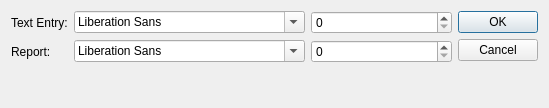
<?xml version="1.0" encoding="UTF-8"?>
<ui version="4.0">
 <class>prefs</class>
 <widget class="QDialog" name="prefs">
  <property name="geometry">
   <rect>
    <x>0</x>
    <y>0</y>
    <width>549</width>
    <height>108</height>
   </rect>
  </property>
  <property name="windowTitle">
   <string>TimeKeeper Preferences</string>
  </property>
  <layout class="QGridLayout" name="gridLayout">
   <item row="0" column="0">
    <layout class="QFormLayout" name="formLayout">
     <item row="1" column="0">
      <widget class="QLabel" name="_entryLit">
       <property name="text">
        <string>Text Entry:</string>
       </property>
      </widget>
     </item>
     <item row="2" column="0">
      <widget class="QLabel" name="_reportLit">
       <property name="text">
        <string>Report:</string>
       </property>
      </widget>
     </item>
     <item row="1" column="1">
      <layout class="QHBoxLayout" name="_entryLyt">
       <item>
        <widget class="QFontComboBox" name="_entryFont"/>
       </item>
       <item>
        <widget class="QSpinBox" name="_entrySize"/>
       </item>
      </layout>
     </item>
     <item row="2" column="1">
      <layout class="QHBoxLayout" name="_reportLyt">
       <item>
        <widget class="QFontComboBox" name="_reportFont"/>
       </item>
       <item>
        <widget class="QSpinBox" name="_reportSize"/>
       </item>
      </layout>
     </item>
    </layout>
   </item>
   <item row="0" column="1">
    <widget class="QDialogButtonBox" name="_buttonBox">
     <property name="orientation">
      <enum>Qt::Vertical</enum>
     </property>
     <property name="standardButtons">
      <set>QDialogButtonBox::Cancel|QDialogButtonBox::Ok</set>
     </property>
    </widget>
   </item>
  </layout>
 </widget>
 <tabstops>
  <tabstop>_entryFont</tabstop>
  <tabstop>_entrySize</tabstop>
  <tabstop>_reportFont</tabstop>
  <tabstop>_reportSize</tabstop>
  <tabstop>_buttonBox</tabstop>
 </tabstops>
 <resources/>
 <connections>
  <connection>
   <sender>_buttonBox</sender>
   <signal>rejected()</signal>
   <receiver>prefs</receiver>
   <slot>reject()</slot>
   <hints>
    <hint type="sourcelabel">
     <x>504</x>
     <y>57</y>
    </hint>
    <hint type="destinationlabel">
     <x>438</x>
     <y>-6</y>
    </hint>
   </hints>
  </connection>
 </connections>
</ui>
